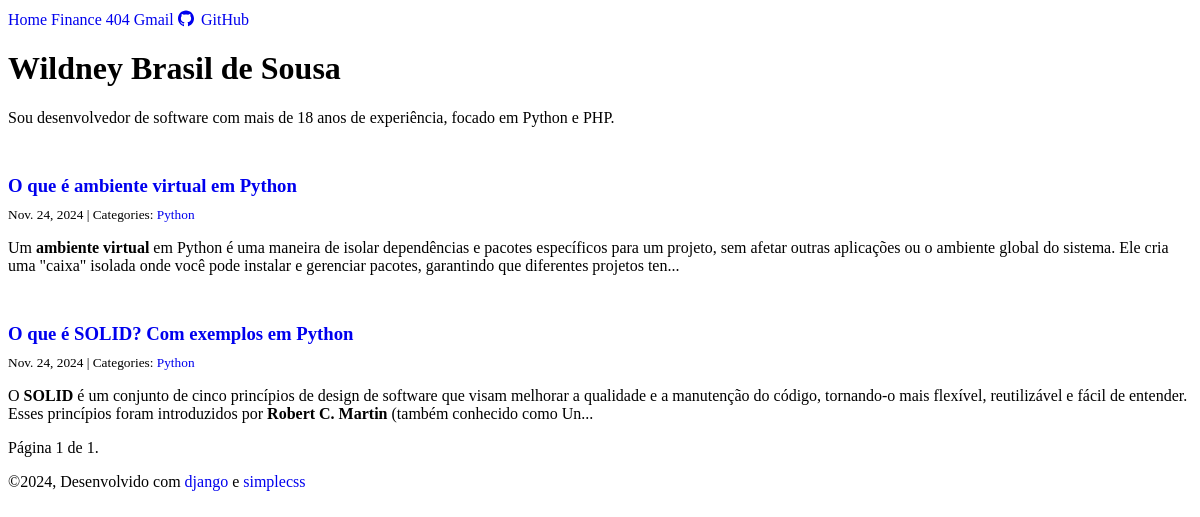
Page /category/Python/ on the committed database.
### blog/models.py (models this page shows, shortened)
class Post(models.Model):
    title = models.CharField(max_length=255)
    body = models.TextField()
    slug = models.SlugField(null=False, unique=True)
    created_on = models.DateTimeField(auto_now_add=True)
    last_modified = models.DateTimeField(auto_now=True)
    categories = models.ManyToManyField('Category', related_name='posts')

class Category(models.Model):
    name = models.CharField(max_length=30)
    class Meta:
        verbose_name_plural = 'categories'

### blog/views/blog_views.py (the view)
# urls.py: path("category/<category>/", blog_views.blog_category, name="blog_category"),
def blog_category(request, category):
    posts_list = Post.objects.filter(
        categories__name__contains=category
    ).order_by('-created_on')
    page = request.GET.get('page', 1)
    paginator = Paginator(posts_list, 20)
    page_obj = paginator.get_page(page)
    try:
        posts = paginator.page(page)
    except PageNotAnInteger:
        posts = paginator.page(1)
    except EmptyPage:
        posts = paginator.page(paginator.num_pages)
    context = {
        'category': category,
        'posts': posts,
        'page_obj': page_obj,
    }
    return render(request, 'blog/category.html', context)

### blog/templates/blog/category.html
{% extends "blog/index.html" %}

### blog/templates/blog/index.html (shortened to what this page needs)
{% extends "base.html" %}
{% block page_content %}
    {% block posts %}
        {% for post in posts %}
            <h3><a href="{% url 'blog_detail' post.slug %}">{{ post.title }}</a></h3>
            <small>
                {{ post.created_on.date }} | Categories:
                {% for category in post.categories.all %}
                    <a href="{% url 'blog_category' category.name %}">
                        {{ category.name }}
                    </a>
                {% endfor %}
            </small>
            {{ post.body | safe | slice:":300" }}...
        {% endfor %}
    {% endblock posts %}
        <span class="step-links">
            <span class="current">
                Página {{ page_obj.number }} de {{ page_obj.paginator.num_pages }}.
            </span>
        </span>
{% endblock page_content %}

### templates/base.html (style rules this page uses)
body { grid-template-columns: 1fr min(60rem, 91%) 1fr; }
a { text-decoration: none; }
h3, h4 { margin-top: 3rem; margin-bottom: 0.5rem; }

### rows in the picture
Post: title "O que é ambiente virtual em Python", created_on "Nov. 24, 2024", body "Um ambiente virtual em Python é uma maneira de isolar dependências e pacotes específicos para um projeto, sem afetar outras aplicações ou o ambiente global do sistema. Ele cria uma \"caixa\" isolada onde você pode instalar e gerenciar pacotes, garantindo que diferentes projetos ten"
Category: name "Python"
Post: title "O que é SOLID? Com exemplos em Python", created_on "Nov. 24, 2024", body "O SOLID é um conjunto de cinco princípios de design de software que visam melhorar a qualidade e a manutenção do código, tornando-o mais flexível, reutilizável e fácil de entender. Esses princípios foram introduzidos por Robert C. Martin (também conhecido como Un"

### other values in the picture
{{ current_year|add:"-2006" }} "18"
{{ page_obj.number }} "1"
{{ page_obj.paginator.num_pages }} "1"
